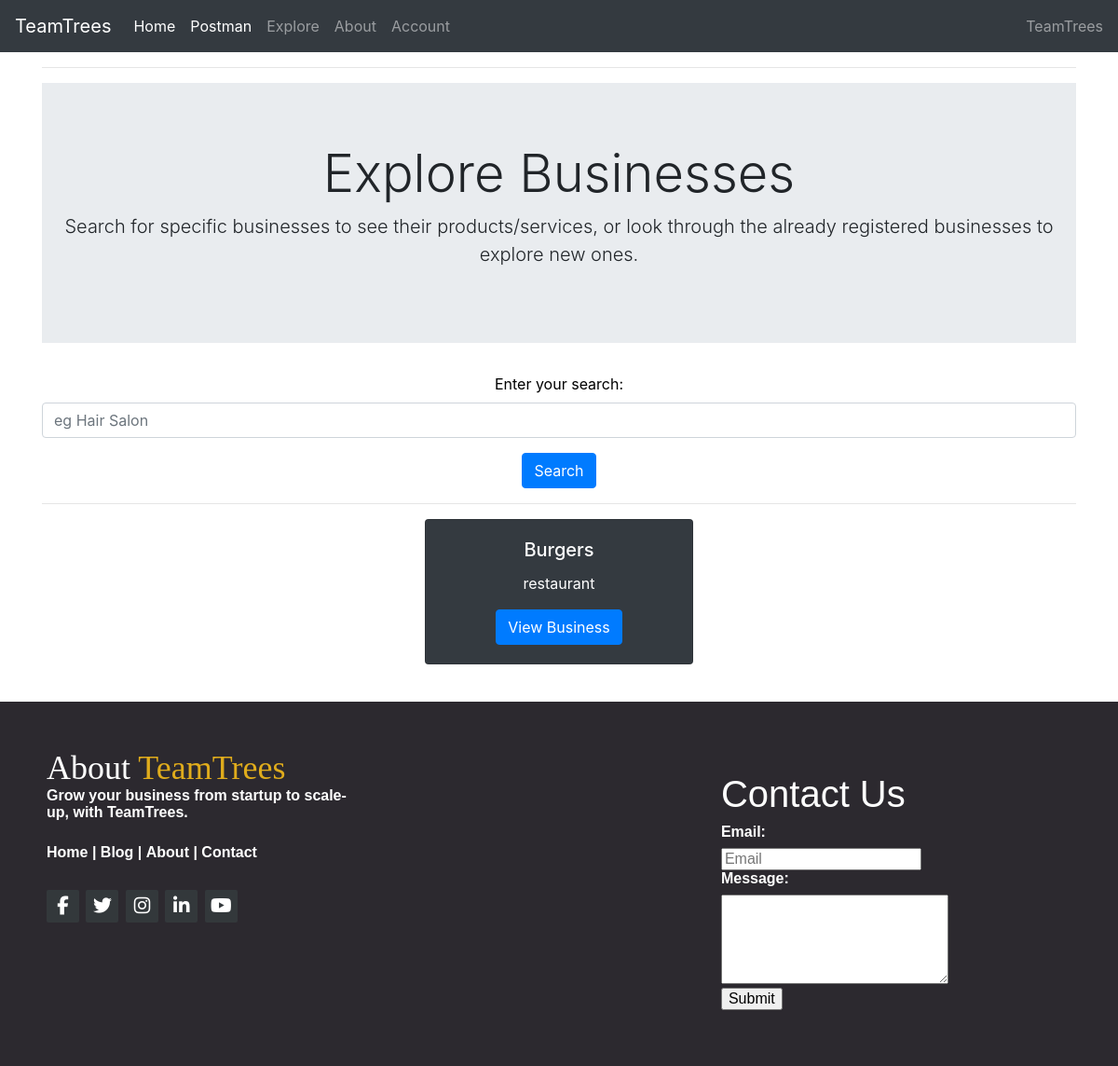
The page /explore/ on the database as committed earlier.
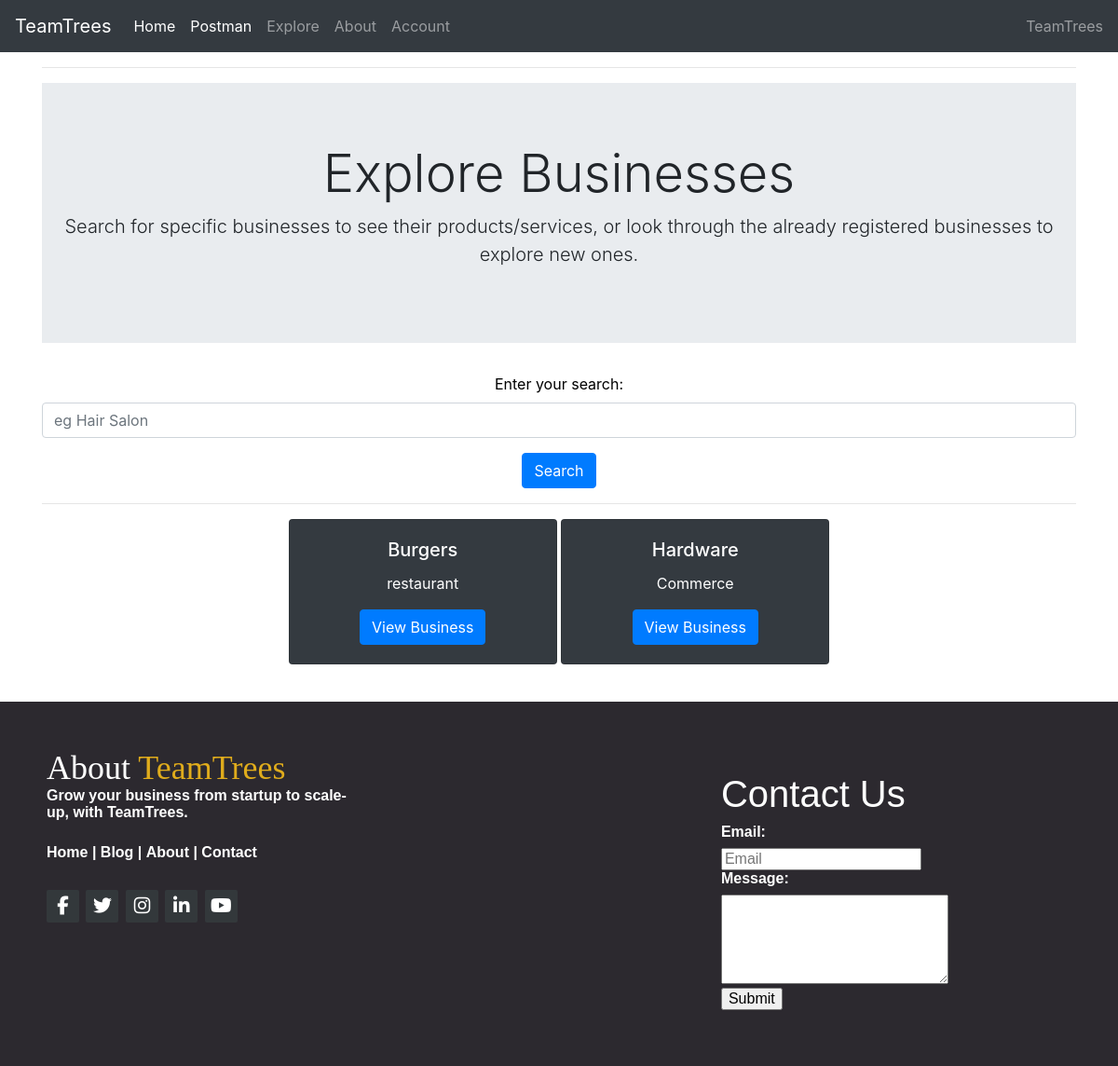
The same page on the database as committed later.
### businesses/models.py (models this page shows, shortened)
class Business(models.Model):
    user = models.ForeignKey(User, on_delete=models.CASCADE)
    businessname = models.CharField(max_length=255)
    businesstype = models.CharField(max_length=255, choices=Business_Type)
    address = models.CharField(max_length=255)
    address2 = models.CharField(max_length=255, default='None')
    city = models.CharField(max_length=255)
    province = models.CharField(max_length=255, choices=Province)
    postal_code = models.CharField(max_length=255, default='None')
    logo = models.ImageField(default='None')

### explore/views.py (the view)
# urls.py: path('explore/', include('explore.urls')),
def explore(request):
    options = Business.objects.all()
    return render(request, 'explore.html', {'options': options})

### templates/explore.html (shortened to what this page needs)
{% extends "base.html" %}
{% block content %}
<div class="container" style='text-align: center;'>
        <hr>
        <div class="jumbotron jumbotron-fluid">
  <div class=" container">
    <h1 class="display-4">Explore Businesses</h1>
    <p class="lead">Search for specific businesses to see their products/services, or look through the already registered businesses to explore new ones.</p>
  </div>
</div>
        <form action="{% url 'explore:search_results' %}" method="GET">
            <div class="form-group">
                <label for="exploreSearch">Enter your search:</label>
                <input type="text" class="form-control" id="exploreSearch" name="exploreSearch"
                    placeholder="eg Hair Salon">
            </div>
            <button type="submit" class="btn btn-primary">Search</button>
            <div>
        </form>
        <hr>
        {% if options == False %}
        <h4>No results found</h4>
        {% else %}
        <div class="grid-container">
            {% for business in options %}
            <div class="grid-item" style="display: grid; display: inline-grid; column-gap: 50px; row-gap: 50px;">
                <div class="card text-white bg-dark mb-3" style="width: 18rem;">
                    <div class="card-body">
                        <h5 class="card-title">{{business.businessname}}</h5>
                        <p class="card-text">{{business.businesstype}}</p>
                        <a href="{% url 'explore:business_detail' pk=business.pk %}" class="btn btn-primary">View Business</a>
                    </div>
                </div>
            </div>
            {% endfor %}
        </div>
        <br>
        {% endif %}
</div>
</div>
{% endblock %}

Rows that differ between the two databases and show on the page:
added Business: businessname "Hardware", businesstype "Commerce"
